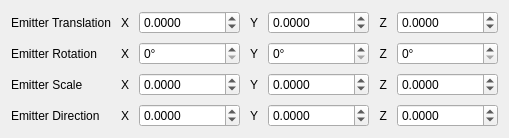
                 <widget class="QWidget" name="tab_3">
                  <property name="sizePolicy">
                   <sizepolicy hsizetype="Expanding" vsizetype="Expanding">
                    <horstretch>0</horstretch>
                    <verstretch>0</verstretch>
                   </sizepolicy>
                  </property>
                  <property name="minimumSize">
                   <size>
                    <width>0</width>
                    <height>0</height>
                   </size>
                  </property>
                  <property name="autoFillBackground">
                   <bool>false</bool>
                  </property>
                  <attribute name="title">
                   <string>Emitter Location</string>
                  </attribute>
                  <layout class="QGridLayout" name="gridLayout_8">
                   <item row="0" column="0">
                    <layout class="QGridLayout" name="gridLayout_10" rowstretch="1,1,1,1" columnstretch="1,0,1,0,1,0,1" columnminimumwidth="1,0,0,0,0,0,0">
                     <property name="sizeConstraint">
                      <enum>QLayout::SetDefaultConstraint</enum>
                     </property>
                     <property name="horizontalSpacing">
                      <number>10</number>
                     </property>
                     <property name="verticalSpacing">
                      <number>8</number>
                     </property>
                     <item row="2" column="4">
                      <widget class="QDoubleSpinBox" name="emitterScaleY">
                       <property name="sizePolicy">
                        <sizepolicy hsizetype="MinimumExpanding" vsizetype="Fixed">
                         <horstretch>0</horstretch>
                         <verstretch>0</verstretch>
                        </sizepolicy>
                       </property>
                       <property name="prefix">
                        <string/>
                       </property>
                       <property name="decimals">
                        <number>4</number>
                       </property>
                       <property name="minimum">
                        <double>-999999.999900000053458</double>
                       </property>
                       <property name="maximum">
                        <double>999999.999900000053458</double>
                       </property>
                       <property name="value">
                        <double>0.000000000000000</double>
                       </property>
                      </widget>
                     </item>
                     <item row="0" column="2">
                      <widget class="QDoubleSpinBox" name="emitterTranslationX">
                       <property name="sizePolicy">
                        <sizepolicy hsizetype="MinimumExpanding" vsizetype="Fixed">
                         <horstretch>0</horstretch>
                         <verstretch>0</verstretch>
                        </sizepolicy>
                       </property>
                       <property name="prefix">
                        <string/>
                       </property>
                       <property name="decimals">
                        <number>4</number>
                       </property>
                       <property name="minimum">
                        <double>-999999.999900000053458</double>
                       </property>
                       <property name="maximum">
                        <double>999999.999900000053458</double>
                       </property>
                      </widget>
                     </item>
                     <item row="3" column="5">
                      <widget class="QLabel" name="label_12">
                       <property name="text">
                        <string>Z</string>
                       </property>
                       <property name="alignment">
                        <set>Qt::AlignRight|Qt::AlignTrailing|Qt::AlignVCenter</set>
                       </property>
                      </widget>
                     </item>
                     <item row="0" column="0">
                      <widget class="QLabel" name="label_8">
                       <property name="sizePolicy">
                        <sizepolicy hsizetype="Preferred" vsizetype="Preferred">
                         <horstretch>0</horstretch>
                         <verstretch>0</verstretch>
                        </sizepolicy>
                       </property>
                       <property name="minimumSize">
                        <size>
                         <width>0</width>
                         <height>0</height>
                        </size>
                       </property>
                       <property name="text">
                        <string>Emitter Translation</string>
                       </property>
                       <property name="wordWrap">
                        <bool>false</bool>
                       </property>
                      </widget>
                     </item>
                     <item row="2" column="2">
                      <widget class="QDoubleSpinBox" name="emitterScaleX">
                       <property name="sizePolicy">
                        <sizepolicy hsizetype="MinimumExpanding" vsizetype="Fixed">
                         <horstretch>0</horstretch>
                         <verstretch>0</verstretch>
                        </sizepolicy>
                       </property>
                       <property name="prefix">
                        <string/>
                       </property>
                       <property name="decimals">
                        <number>4</number>
                       </property>
                       <property name="minimum">
                        <double>-999999.999900000053458</double>
                       </property>
                       <property name="maximum">
                        <double>999999.999900000053458</double>
                       </property>
                       <property name="value">
                        <double>0.000000000000000</double>
                       </property>
                      </widget>
                     </item>
                     <item row="1" column="1">
                      <widget class="QLabel" name="label">
                       <property name="text">
                        <string>X</string>
                       </property>
                       <property name="alignment">
                        <set>Qt::AlignRight|Qt::AlignTrailing|Qt::AlignVCenter</set>
                       </property>
                      </widget>
                     </item>
                     <item row="0" column="1">
                      <widget class="QLabel" name="label_7">
                       <property name="text">
                        <string>X</string>
                       </property>
                       <property name="alignment">
                        <set>Qt::AlignRight|Qt::AlignTrailing|Qt::AlignVCenter</set>
                       </property>
                      </widget>
                     </item>
                     <item row="1" column="5">
                      <widget class="QLabel" name="label_11">
                       <property name="text">
                        <string>Z</string>
                       </property>
                       <property name="alignment">
                        <set>Qt::AlignRight|Qt::AlignTrailing|Qt::AlignVCenter</set>
                       </property>
                      </widget>
                     </item>
                     <item row="1" column="3">
                      <widget class="QLabel" name="label_4">
                       <property name="text">
                        <string>Y</string>
                       </property>
                       <property name="alignment">
                        <set>Qt::AlignRight|Qt::AlignTrailing|Qt::AlignVCenter</set>
                       </property>
                      </widget>
                     </item>
                     <item row="2" column="3">
                      <widget class="QLabel" name="label_9">
                       <property name="text">
                        <string>Y</string>
                       </property>
                       <property name="alignment">
                        <set>Qt::AlignRight|Qt::AlignTrailing|Qt::AlignVCenter</set>
                       </property>
                      </widget>
                     </item>
                     <item row="2" column="1">
                      <widget class="QLabel" name="label_2">
                       <property name="text">
                        <string>X</string>
                       </property>
                       <property name="alignment">
                        <set>Qt::AlignRight|Qt::AlignTrailing|Qt::AlignVCenter</set>
                       </property>
                      </widget>
                     </item>
                     <item row="3" column="3">
                      <widget class="QLabel" name="label_10">
                       <property name="text">
                        <string>Y</string>
                       </property>
                       <property name="alignment">
                        <set>Qt::AlignRight|Qt::AlignTrailing|Qt::AlignVCenter</set>
                       </property>
                      </widget>
                     </item>
                     <item row="2" column="5">
                      <widget class="QLabel" name="label_13">
                       <property name="text">
                        <string>Z</string>
                       </property>
                       <property name="alignment">
                        <set>Qt::AlignRight|Qt::AlignTrailing|Qt::AlignVCenter</set>
                       </property>
                      </widget>
                     </item>
                     <item row="3" column="1">
                      <widget class="QLabel" name="label_3">
                       <property name="text">
                        <string>X</string>
                       </property>
                       <property name="alignment">
                        <set>Qt::AlignRight|Qt::AlignTrailing|Qt::AlignVCenter</set>
                       </property>
                      </widget>
                     </item>
                     <item row="0" column="6">
                      <widget class="QDoubleSpinBox" name="emitterTranslationZ">
                       <property name="sizePolicy">
                        <sizepolicy hsizetype="MinimumExpanding" vsizetype="Fixed">
                         <horstretch>0</horstretch>
                         <verstretch>0</verstretch>
                        </sizepolicy>
                       </property>
                       <property name="wrapping">
                        <bool>false</bool>
                       </property>
                       <property name="prefix">
                        <string/>
                       </property>
                       <property name="decimals">
                        <number>4</number>
                       </property>
                       <property name="minimum">
                        <double>-999999.999900000053458</double>
                       </property>
                       <property name="maximum">
                        <double>999999.999900000053458</double>
                       </property>
                      </widget>
                     </item>
                     <item row="0" column="3">
                      <widget class="QLabel" name="label_6">
                       <property name="text">
                        <string>Y</string>
                       </property>
                       <property name="alignment">
                        <set>Qt::AlignRight|Qt::AlignTrailing|Qt::AlignVCenter</set>
                       </property>
                      </widget>
                     </item>
                     <item row="3" column="0">
                      <widget class="QLabel" name="label_22">
                       <property name="text">
                        <string>Emitter Direction</string>
                       </property>
                      </widget>
                     </item>
                     <item row="2" column="6">
                      <widget class="QDoubleSpinBox" name="emitterScaleZ">
                       <property name="sizePolicy">
                        <sizepolicy hsizetype="MinimumExpanding" vsizetype="Fixed">
                         <horstretch>0</horstretch>
                         <verstretch>0</verstretch>
                        </sizepolicy>
                       </property>
                       <property name="prefix">
                        <string/>
                       </property>
                       <property name="decimals">
                        <number>4</number>
                       </property>
                       <property name="minimum">
                        <double>-999999.999900000053458</double>
                       </property>
                       <property name="maximum">
                        <double>999999.999900000053458</double>
                       </property>
                       <property name="value">
                        <double>0.000000000000000</double>
                       </property>
                      </widget>
                     </item>
                     <item row="3" column="4">
                      <widget class="QDoubleSpinBox" name="emitterDirectionY">
                       <property name="sizePolicy">
                        <sizepolicy hsizetype="MinimumExpanding" vsizetype="Fixed">
                         <horstretch>0</horstretch>
                         <verstretch>0</verstretch>
                        </sizepolicy>
                       </property>
                       <property name="prefix">
                        <string/>
                       </property>
                       <property name="decimals">
                        <number>4</number>
                       </property>
                       <property name="minimum">
                        <double>-999999.999900000053458</double>
                       </property>
                       <property name="maximum">
                        <double>999999.999900000053458</double>
                       </property>
                      </widget>
                     </item>
                     <item row="0" column="4">
                      <widget class="QDoubleSpinBox" name="emitterTranslationY">
                       <property name="sizePolicy">
                        <sizepolicy hsizetype="MinimumExpanding" vsizetype="Fixed">
                         <horstretch>0</horstretch>
                         <verstretch>0</verstretch>
                        </sizepolicy>
                       </property>
                       <property name="wrapping">
                        <bool>false</bool>
                       </property>
                       <property name="prefix">
                        <string/>
                       </property>
                       <property name="decimals">
                        <number>4</number>
                       </property>
                       <property name="minimum">
                        <double>-999999.999900000053458</double>
                       </property>
                       <property name="maximum">
                        <double>999999.999900000053458</double>
                       </property>
                      </widget>
                     </item>
                     <item row="3" column="2">
                      <widget class="QDoubleSpinBox" name="emitterDirectionX">
                       <property name="sizePolicy">
                        <sizepolicy hsizetype="MinimumExpanding" vsizetype="Fixed">
                         <horstretch>0</horstretch>
                         <verstretch>0</verstretch>
                        </sizepolicy>
                       </property>
                       <property name="prefix">
                        <string/>
                       </property>
                       <property name="decimals">
                        <number>4</number>
                       </property>
                       <property name="minimum">
                        <double>-999999.999900000053458</double>
                       </property>
                       <property name="maximum">
                        <double>999999.999900000053458</double>
                       </property>
                       <property name="value">
                        <double>0.000000000000000</double>
                       </property>
                      </widget>
                     </item>
                     <item row="1" column="0">
                      <widget class="QLabel" name="label_20">
                       <property name="sizePolicy">
                        <sizepolicy hsizetype="Preferred" vsizetype="Preferred">
                         <horstretch>0</horstretch>
                         <verstretch>0</verstretch>
                        </sizepolicy>
                       </property>
                       <property name="text">
                        <string>Emitter Rotation</string>
                       </property>
                      </widget>
                     </item>
                     <item row="0" column="5">
                      <widget class="QLabel" name="label_5">
                       <property name="text">
                        <string>Z</string>
                       </property>
                       <property name="alignment">
                        <set>Qt::AlignRight|Qt::AlignTrailing|Qt::AlignVCenter</set>
                       </property>
                      </widget>
                     </item>
                     <item row="2" column="0">
                      <widget class="QLabel" name="label_21">
                       <property name="sizePolicy">
                        <sizepolicy hsizetype="Preferred" vsizetype="Preferred">
                         <horstretch>0</horstretch>
                         <verstretch>0</verstretch>
                        </sizepolicy>
                       </property>
                       <property name="text">
                        <string>Emitter Scale</string>
                       </property>
                      </widget>
                     </item>
                     <item row="3" column="6">
                      <widget class="QDoubleSpinBox" name="emitterDirectionZ">
                       <property name="sizePolicy">
                        <sizepolicy hsizetype="MinimumExpanding" vsizetype="Fixed">
                         <horstretch>0</horstretch>
                         <verstretch>0</verstretch>
                        </sizepolicy>
                       </property>
                       <property name="prefix">
                        <string/>
                       </property>
                       <property name="decimals">
                        <number>4</number>
                       </property>
                       <property name="minimum">
                        <double>-999999.999900000053458</double>
                       </property>
                       <property name="maximum">
                        <double>999999.999900000053458</double>
                       </property>
                      </widget>
                     </item>
                     <item row="1" column="4">
                      <widget class="QSpinBox" name="emitterRotationY">
                       <property name="sizePolicy">
                        <sizepolicy hsizetype="MinimumExpanding" vsizetype="Fixed">
                         <horstretch>0</horstretch>
                         <verstretch>0</verstretch>
                        </sizepolicy>
                       </property>
                       <property name="suffix">
                        <string>°</string>
                       </property>
                       <property name="maximum">
                        <number>65535</number>
                       </property>
                      </widget>
                     </item>
                     <item row="1" column="6">
                      <widget class="QSpinBox" name="emitterRotationZ">
                       <property name="sizePolicy">
                        <sizepolicy hsizetype="MinimumExpanding" vsizetype="Fixed">
                         <horstretch>0</horstretch>
                         <verstretch>0</verstretch>
                        </sizepolicy>
                       </property>
                       <property name="suffix">
                        <string>°</string>
                       </property>
                       <property name="maximum">
                        <number>65535</number>
                       </property>
                      </widget>
                     </item>
                     <item row="1" column="2">
                      <widget class="QSpinBox" name="emitterRotationX">
                       <property name="sizePolicy">
                        <sizepolicy hsizetype="MinimumExpanding" vsizetype="Fixed">
                         <horstretch>0</horstretch>
                         <verstretch>0</verstretch>
                        </sizepolicy>
                       </property>
                       <property name="suffix">
                        <string>°</string>
                       </property>
                       <property name="maximum">
                        <number>65535</number>
                       </property>
                      </widget>
                     </item>
                    </layout>
                   </item>
                  </layout>
                 </widget>
